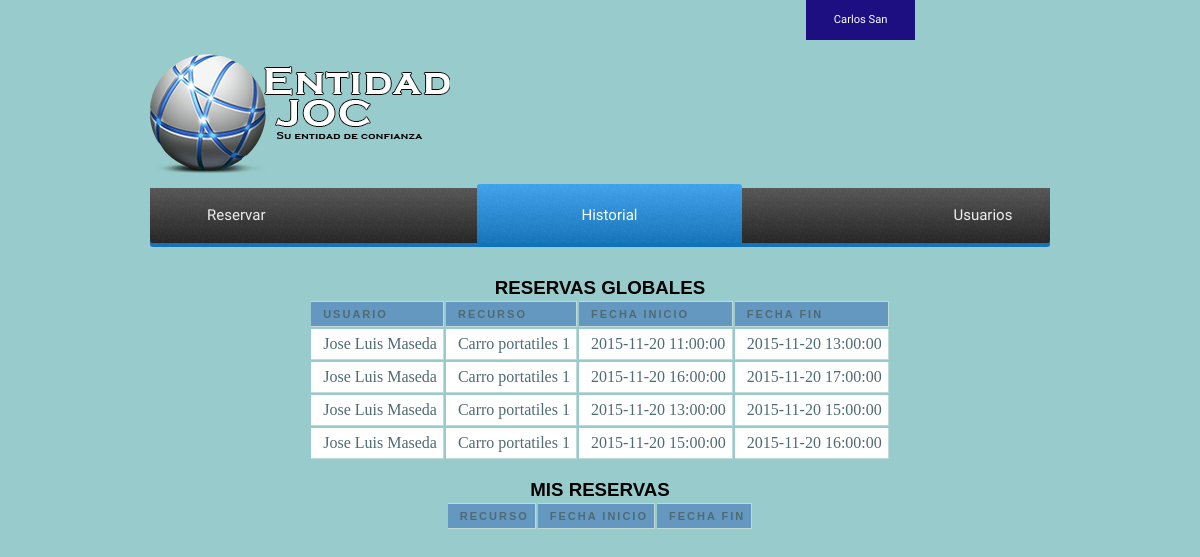
The app's page /paginausuario_historial.php (signed in) with its own data.
### tables this page shows
CREATE TABLE IF NOT EXISTS `users` (
  `idUser` int(255) NOT NULL,
  `nomUser` varchar(50) NOT NULL,
  `mail` varchar(30) NOT NULL,
  `telf` int(9) NOT NULL,
  `password` varchar(20) NOT NULL,
  `privilegios` varchar(20) NOT NULL,
  `user_v` int(1) NOT NULL DEFAULT '1'
);

CREATE TABLE IF NOT EXISTS `resources` (
  `idResource` int(255) NOT NULL,
  `nomR` varchar(50) NOT NULL,
  `idEstado` int(11) NOT NULL,
  `idRType` int(11) NOT NULL
);

CREATE TABLE IF NOT EXISTS `registers` (
  `idRegister` int(255) NOT NULL,
  `data_ini` datetime NOT NULL,
  `data_fin` datetime DEFAULT NULL,
  `idResource` int(11) NOT NULL,
  `idUser` int(11) NOT NULL
);

### registros.php (the view, shortened to what this page needs)
<link rel="stylesheet" href="css/tablareservas.css">
<?php
$con = mysqli_connect('localhost','root','','bd_intranet');
$sql = "SELECT users.*,resources.*,resourcestype.*,registers.*,estadoinfo.* FROM ((((resourcestype INNER JOIN resources ON resourcestype.idRType=resources.idRType) INNER JOIN registers ON resources.idResource=registers.idResource) INNER JOIN users ON users.idUser=registers.idUser) INNER JOIN estadoinfo ON resources.idEstado=estadoinfo.idEstado)";
if(!empty($_SESSION['usuario'])){
	$privilegios=$_SESSION['usuario'];
}else if(!empty($_SESSION['admin'])){
	?>
	<br/>
	<h3>RESERVAS GLOBALES</h3>
	<br/>
	<table class="mytable">
	<tr>
		<th>Usuario</th>
		<th>Recurso</th>
		<th>Fecha inicio</th>
		<th>Fecha fin</th>
	</tr>
	<?php
	$datos=mysqli_query($con,$sql);
        while($valor=mysqli_fetch_array($datos)){
		    echo "<tr>";
		    echo "<td>".$valor['nomUser']."</td>";
		    echo "<td>".$valor['nomR']."</td>";
		    echo "<td>".$valor['data_ini']."</td>";
		    if($valor['data_fin']!=NULL){
		    	echo "<td>".$valor['data_fin']."</td>";
			}else{
				echo "<td>En uso</td>";
			}
		    echo "</tr>";
		}
	echo "</table>";
}else{
	echo "no eres miembro";
}
?>
<br/>
<h3>MIS RESERVAS</h3>
<br/>
<table class="mytable">
	<tr>
		<th>Recurso</th>
		<th>Fecha inicio</th>
		<th>Fecha fin</th>
	</tr>
	<?php
		echo "</table>";
	?>

### css/paginausuario.css (style rules this page uses)
body { margin:0px; background:#98CBCB; }

### css/tablareservas.css (style rules this page uses)
th { font: bold 11px "Trebuchet MS", Verdana, Arial, Helvetica, sans-serif; color: #4f6b72; border-right: 1px solid #C1DAD7; border-bottom: 1px solid #C1DAD7; border-top: 1px solid #C1DAD7; letter-spacing: 2px; text-transform: uppercase; text-align: left; padding: 6px 6px 6px 12px; background: #6498C1 url(images/bg_header.jpg) no-repeat; }
td { border-right: 1px solid #C1DAD7; border-bottom: 1px solid #C1DAD7; background: #fff; padding: 6px 6px 6px 12px; color: #4f6b72; }
h3 { font-family: Helvetica; display: inline; }

### records on screen
users: nomUser "Jose Luis Maseda", resources.nomR "Carro portatiles 1", registers.data_ini "2015-11-20 11:00:00", registers.data_fin "2015-11-20 13:00:00", registers.data_ini "2015-11-20 16:00:00", registers.data_fin "2015-11-20 17:00:00", registers.data_ini "2015-11-20 13:00:00", registers.data_fin "2015-11-20 15:00:00", registers.data_ini "2015-11-20 15:00:00", registers.data_fin "2015-11-20 16:00:00"

### other values on screen
$privilegios "Carlos San"
